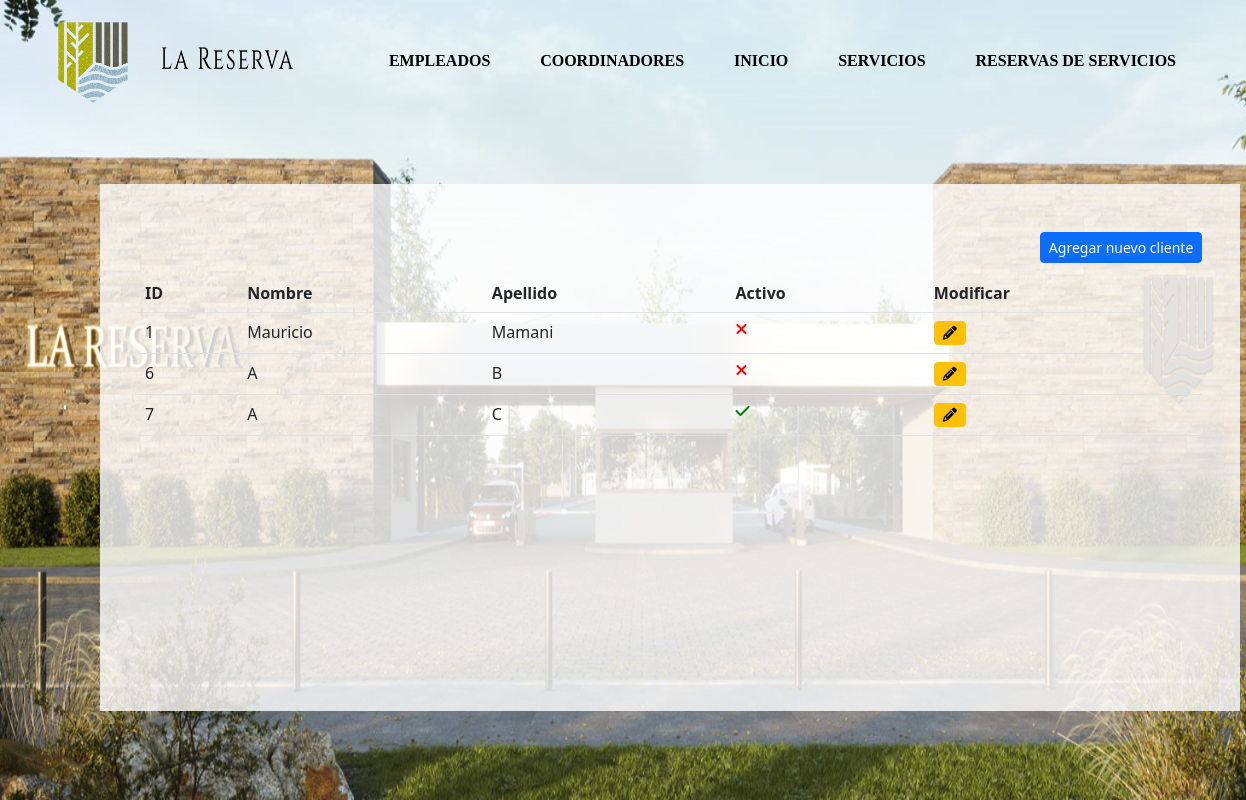
Page /reservas/clientes/listado/ on the earlier database version.
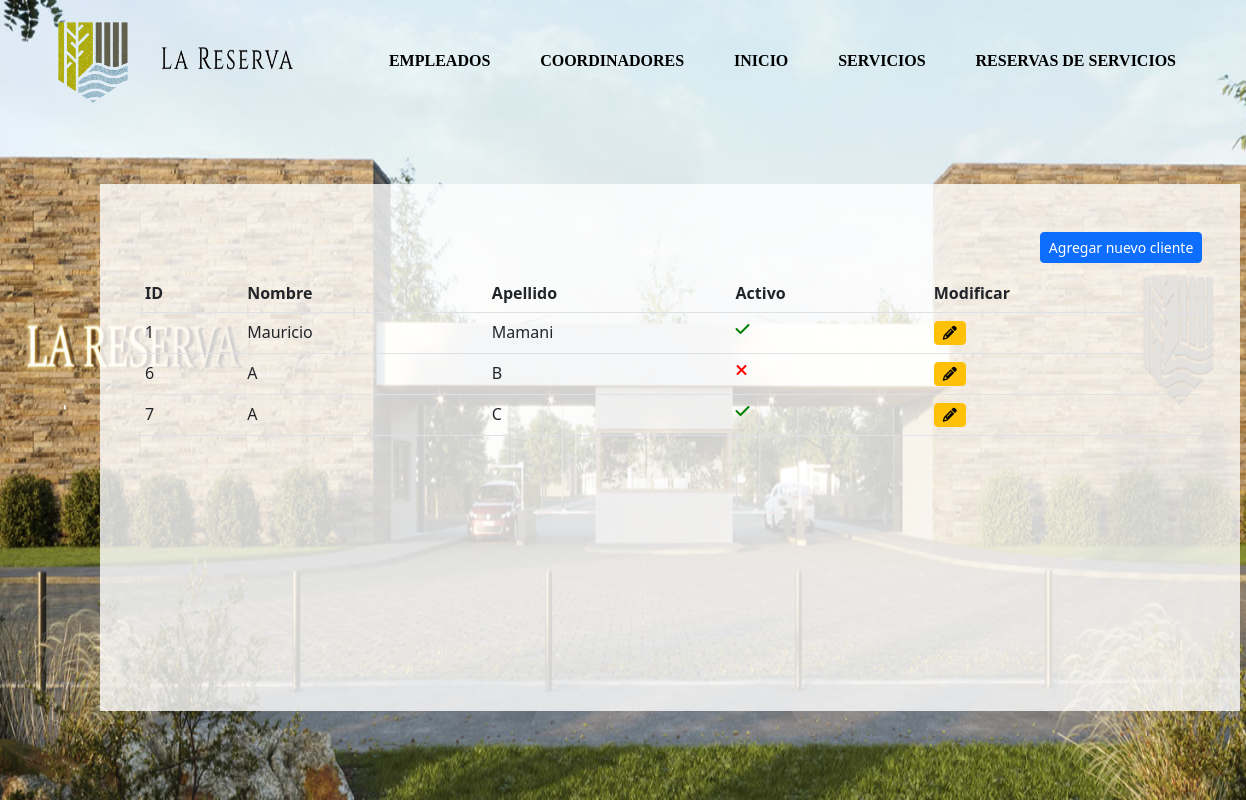
Same page on the later database version.
### reservas/models.py (models this page shows, shortened)
class Cliente(models.Model):
    nombre = models.CharField(verbose_name="Nombre",max_length=50)
    apellido = models.CharField(verbose_name="Apellido",max_length=50)
    activo = models.BooleanField(verbose_name="Activo",default=True)

### reservas/views.py (the view)
# urls.py: path('clientes/listado/', views.listado_clientes, name="listado_clientes"),
def listado_clientes(request):
    clientes = Cliente.objects.all()
    context = {
        "clientes": clientes
    }
    return render(request, "reservas/listar_clientes.html", context)

### reservas/templates/reservas/listar_clientes.html (shortened to what this page needs)
{% load static %}
<link rel="stylesheet" href="{% static 'css/home.css' %}">
 <link rel="stylesheet" href="{% static 'css/listados.css' %}" />
 <link rel="stylesheet" href="https://cdnjs.cloudflare.com/ajax/libs/font-awesome/6.2.1/css/all.min.css" />
 <link rel="stylesheet" href="https://cdn.jsdelivr.net/npm/bootstrap@5.2.3/dist/css/bootstrap.min.css" />
<div class="cabecera">
    <div>
        <img src="{% static 'img/BANNER-01.png' %}" alt="" width="100%" id="fondo">
    </div>
    <div class="navegar">
        <div id="div_logo">
            <img src="{% static 'img/resetImage.png' %}" alt="" id="logo">
            <img src="{% static 'img/resetImage (1).png' %}" alt="" id="logo_letra">
        </div>
        <div id="nav">
            <a href="{% url 'listado_empleados' %}" class="a">EMPLEADOS</a>
            <a href="{% url 'listado_coordinadores' %}" class="a">COORDINADORES</a>
            <a href="{% url 'home' %}" class="a">INICIO</a>
            <a href="{% url 'listado_servicios' %}" class="a">SERVICIOS</a>
            <a href="{% url 'listado_reservas_de_servicios' %}" class="a">RESERVAS DE SERVICIOS</a>
        </div>
    </div>
    <div class="container mt-4" id="tabla">
        <div class="row">
            <div class="col-sm-12 col-md-12 col-lg-12 col-xl-12">
                <a href="{% url 'registrar_cliente' %}" id="nuevo"><button class='btn btn-sm btn-primary'>Agregar nuevo cliente</button></a>
                <div class="table-responsive" id="div1">
                    <table id="listado" class="table">
                        <thead>
                            <tr>
                                <th>ID</th>
                                <th>Nombre</th>
                                <th>Apellido</th>
                                <th>Activo</th>
                                <th>Modificar</th>
                            </tr>
                        </thead>
                        <tbody>
                            {% for cliente in clientes %}
                            <tr>
                                <td>{{cliente.id}}</td>
                                <td>{{cliente.nombre}}</td>
                                <td>{{cliente.apellido}}</td>
                                {% if cliente.activo %}
                                    <td><a href="{% url 'desactivar_cliente' cliente.id %}"><i class='fa-solid fa-check' style='color: green;'></a></td>
                                {% else %}
                                    <td><a href="{% url 'activar_cliente' cliente.id %}"><i class='fa-solid fa-xmark' style='color: red;'></a></td>
                                {% endif %}
                                <td><a href="{% url 'modificar_cliente' cliente.id %}"><button class='btn btn-sm btn-warning'><i class='fa-solid fa-pencil'></i></button></a></td>
                            </tr>
                            {% endfor %}
                        </tbody>
                    </table>
                </div>
            </div>
        </div>
    </div>
</div>

Differences in the rows shown:
changed Cliente "Mauricio": activo False → True (drawn)
